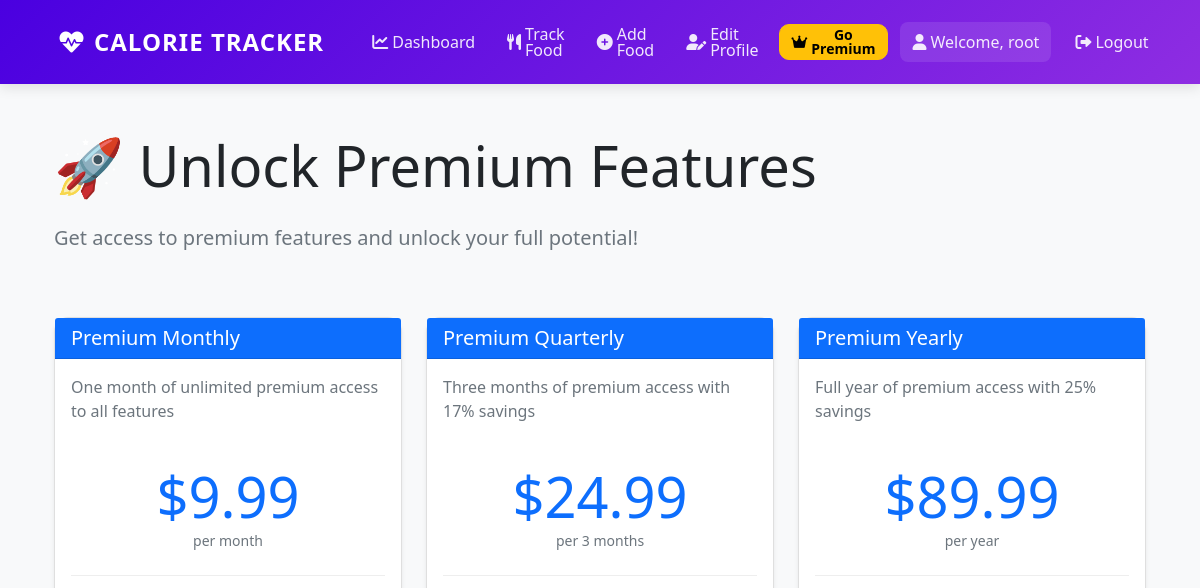
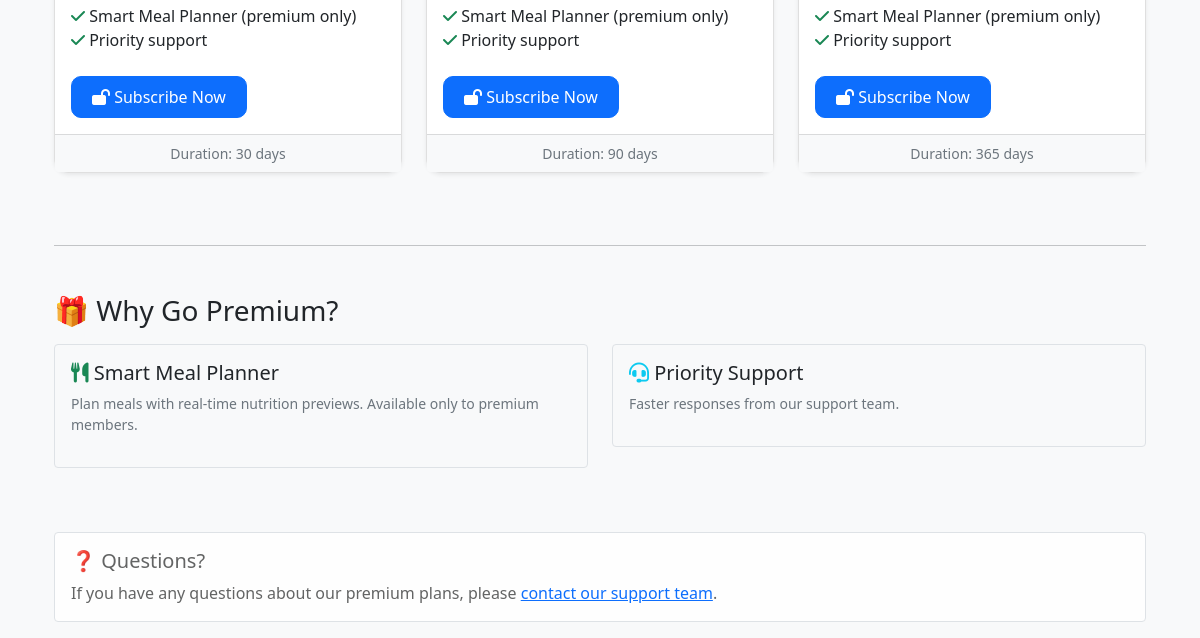
The page /subscription/plans/ (signed in) on the database as committed earlier (2 pictures, top to bottom).
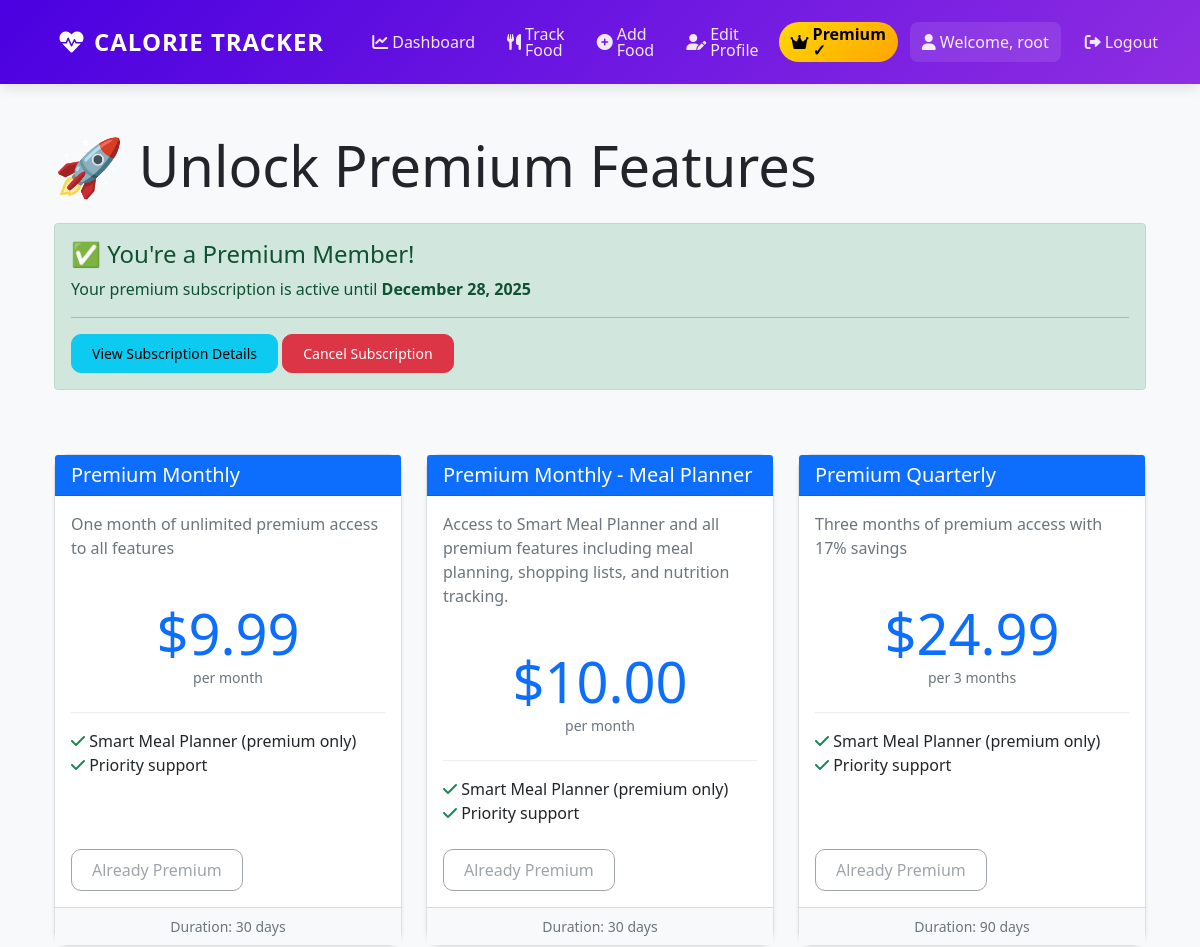
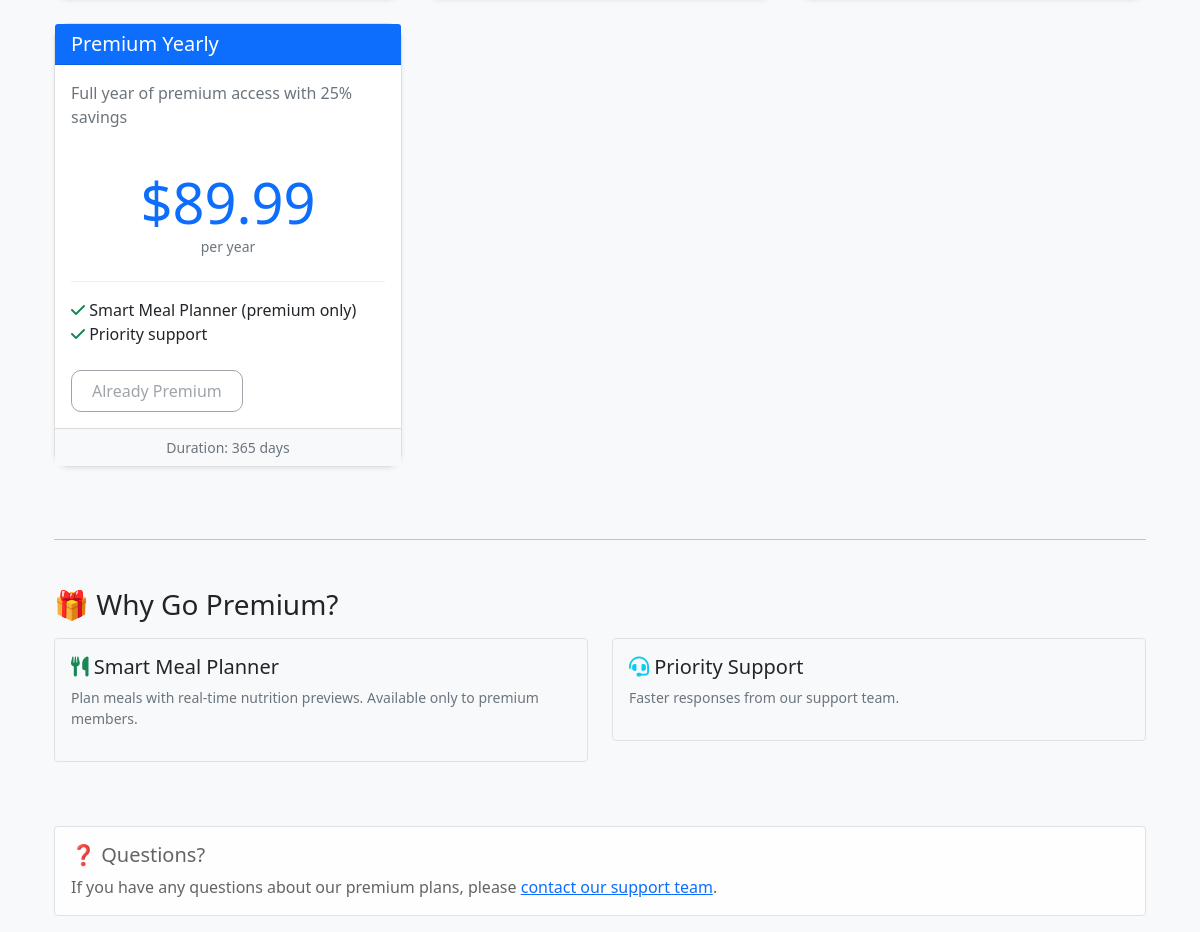
The same page on the database as committed later (2 pictures, top to bottom).
### myapp/models.py (models this page shows, shortened)
class SubscriptionPlan(models.Model):
    PLAN_DURATIONS = [
        ('monthly', 'Monthly - $9.99/month'),
        ('quarterly', 'Quarterly - $24.99/3 months'),
        ('yearly', 'Yearly - $89.99/year'),
    ]
    name = models.CharField(max_length=100, unique=True)  # e.g., "Premium Monthly"
    description = models.TextField()
    duration = models.CharField(max_length=20, choices=PLAN_DURATIONS)
    price = models.DecimalField(max_digits=10, decimal_places=2)  # Price in USD
    stripe_price_id = models.CharField(max_length=255, blank=True)  # Stripe Price ID
    duration_days = models.IntegerField()  # Number of days subscription lasts
    is_active = models.BooleanField(default=True)
    created_at = models.DateTimeField(auto_now_add=True)
    updated_at = models.DateTimeField(auto_now=True)
    class Meta:
        ordering = ['duration_days', 'price']

class UserProfile(models.Model):
    ACTIVITY_CHOICES = [
        ('sedentary', 'Sedentary (little or no exercise)'),
        ('light', 'Lightly active (light exercise/sports 1-3 days/week)'),
        ('moderate', 'Moderately active (moderate exercise/sports 3-5 days/week)'),
        ('very', 'Very active (hard exercise/sports 6-7 days/week)'),
        ('super', 'Super active (very hard exercise & physical job or training twice per day)')
    ]
    GOAL_CHOICES = [
        ('lose', 'Lose Weight'),
        ('maintain', 'Maintain Weight'),
        ('gain', 'Gain Weight')
    ]
    user = models.OneToOneField(User, on_delete=models.CASCADE)
    date_of_birth = models.DateField(null=True, blank=True)
    height = models.FloatField(help_text="Height in cm", null=True, blank=True)
    weight = models.FloatField(help_text="Weight in kg", null=True, blank=True)
    activity_level = models.CharField(max_length=20, choices=ACTIVITY_CHOICES, default='moderate')
    weight_goal = models.CharField(max_length=10, choices=GOAL_CHOICES, default='maintain')
    daily_calorie_goal = models.IntegerField(default=2000)
    profile_picture = models.ImageField(upload_to='profile_pics/', null=True, blank=True)
    phone_number = models.CharField(max_length=15, blank=True, null=True, help_text="Phone number")
    is_premium = models.BooleanField(default=False)
    premium_until = models.DateTimeField(null=True, blank=True)
    stripe_customer_id = models.CharField(max_length=255, blank=True, null=True, unique=True)
    stripe_subscription_id = models.CharField(max_length=255, blank=True, null=True)
    def is_premium_active(self):
        if self.is_premium and self.premium_until:
            return timezone.now() < self.premium_until
        return False

### myapp/views.py (the view)
# urls.py: path('subscription/plans/', views.subscription_plans, name='subscription_plans'),
@login_required
def subscription_plans(request):
    plans = SubscriptionPlan.objects.filter(is_active=True).order_by('duration_days')
    user_profile = request.user.userprofile
    context = {
        'plans': plans,
        'user_premium': user_profile.is_premium_active(),
        'premium_until': user_profile.premium_until,
        'stripe_public_key': settings.STRIPE_PUBLIC_KEY,
    }
    return render(request, 'myapp/subscription_plans.html', context)

### myapp/templatetags/custom_filters.py (called while the page is built)
@register.filter
def format_display_name(user):
    full_name = user.get_full_name()
    if full_name:
        name_parts = full_name.strip().split()
        if len(name_parts) >= 2:
            first_name = name_parts[0]
            last_initial = name_parts[-1][0].upper()
            return f"{first_name} {last_initial}."
        else:
            return full_name
    else:
        return user.username

### myapp/templates/myapp/subscription_plans.html (shortened to what the changed rows need)
{% extends 'myapp/base.html' %}
{% load static %}
{% block content %}
<div class="container mt-5">
    <div class="row mb-5">
        <div class="col-md-12">
            <h1 class="display-4 mb-4">🚀 Unlock Premium Features</h1>
            {% if user_premium %}
                <div class="alert alert-success" role="alert">
                    <h4 class="alert-heading">✅ You're a Premium Member!</h4>
                    <p>Your premium subscription is active until <strong>{{ premium_until|date:"F d, Y" }}</strong></p>
                    <hr>
                    <p class="mb-0">
                        <a href="{% url 'subscription_status' %}" class="btn btn-sm btn-info">View Subscription Details</a>
                        <a href="{% url 'cancel_subscription' %}" class="btn btn-sm btn-danger">Cancel Subscription</a>
                    </p>
                </div>
            {% else %}
                <p class="lead text-muted">Get access to premium features and unlock your full potential!</p>
            {% endif %}
        </div>
    </div>
    <div class="row">
        {% for plan in plans %}
        <div class="col-md-4 mb-4">
            <div class="card h-100 shadow-sm">
                <div class="card-header bg-primary text-white">
                    <h5 class="card-title mb-0">{{ plan.name }}</h5>
                </div>
                <div class="card-body d-flex flex-column">
                    <p class="card-text text-muted">{{ plan.description }}</p>
                    <div class="pricing-section mb-3">
                        <div class="price-amount display-4 text-primary">${{ plan.price }}</div>
                        <div class="price-duration text-muted small">
                            {% if plan.duration == 'monthly' %}
                                per month
                            {% elif plan.duration == 'quarterly' %}
                                per 3 months
                            {% else %}
                                per year
                            {% endif %}
                        </div>
                    </div>
                    <ul class="list-unstyled mb-4">
                        <li><i class="fas fa-check text-success"></i> Smart Meal Planner (premium only)</li>
                        <li><i class="fas fa-check text-success"></i> Priority support</li>
                    </ul>
                    <div class="mt-auto">
                        {% if user_premium %}
                            <button class="btn btn-outline-secondary btn-block" disabled>
                                Already Premium
                            </button>
                        {% else %}
                            <form method="post" action="{% url 'create_checkout' plan.id %}" style="display: inline-block; width: 100%;">
                                <button type="submit" class="btn btn-primary btn-block">
                                    <i class="fas fa-lock-open"></i> Subscribe Now
                                </button>
                            </form>
                        {% endif %}
                    </div>
                </div>
                <div class="card-footer bg-light text-center text-muted small">
                    Duration: {{ plan.duration_days }} days
                </div>
            </div>
        </div>
        {% endfor %}
    </div>
</div>
{% endblock %}

### myapp/templates/myapp/base.html (shortened to what the changed rows need)
{% load custom_filters %}
<!DOCTYPE html>
<html lang="en">
<head>
    <link href="https://cdn.jsdelivr.net/npm/bootstrap@5.1.3/dist/css/bootstrap.min.css" rel="stylesheet">
    <link rel="stylesheet" href="https://cdnjs.cloudflare.com/ajax/libs/font-awesome/6.0.0/css/all.min.css">
</head>
<body>
    <div class="container-fluid px-0">
        <nav class="navbar navbar-expand-lg navbar-dark">
            <div class="container">
                <div class="collapse navbar-collapse" id="navbarNav">
                    <ul class="navbar-nav ms-auto">
                        {% if user.is_authenticated %}
                        <li class="nav-item">
                            {% if user.userprofile.is_premium_active %}
                                <span class="nav-link" style="background: linear-gradient(135deg, #FFD700 0%, #FFA500 100%); border-radius: 20px; color: black !important; font-weight: bold;">
                                    <i class="fas fa-crown me-1"></i> Premium ✓
                                </span>
                            {% else %}
                                <a class="nav-link btn btn-warning btn-sm" href="{% url 'subscription_plans' %}" style="color: black !important; font-weight: bold;">
                                    <i class="fas fa-crown me-1"></i> Go Premium
                                </a>
                            {% endif %}
                        </li>
                        {% else %}
                        <li class="nav-item">
                            <a class="nav-link" href="{% url 'login' %}">
                                <i class="fas fa-sign-in-alt me-1"></i> Login
                            </a>
                        </li>
                        {% endif %}
                    </ul>
                </div>
            </div>
        </nav>
    </div>
    <div class="container">
        {% block content %}
        {% endblock %}
    </div>
</body>
</html>

Rows that differ between the two databases and show on the page:
now on this page (row edited): UserProfile: premium_until "December 28, 2025"
changed UserProfile: is_premium False → True (drawn)
computed for SubscriptionPlan "Premium Monthly": text "Subscribe Now" → "Already Premium"
added SubscriptionPlan: name "Premium Monthly - Meal Planner", description "Access to Smart Meal Planner and all premium features including meal planning, shopping lists, and nutrition tracking.", price "10.00", duration "per month", shows "Already Premium", duration_days "30"
computed for SubscriptionPlan "Premium Quarterly": text "Subscribe Now" → "Already Premium"
computed for SubscriptionPlan "Premium Yearly": text "Subscribe Now" → "Already Premium"
Other text that changed with them:
text no longer shown: "Go Premium Get access to premium features and unlock your full potential!"
text now shown: "Premium ✓ ✅ You're a Premium Member! Your premium subscription is active until View Subscription Details Cancel Subscription"
